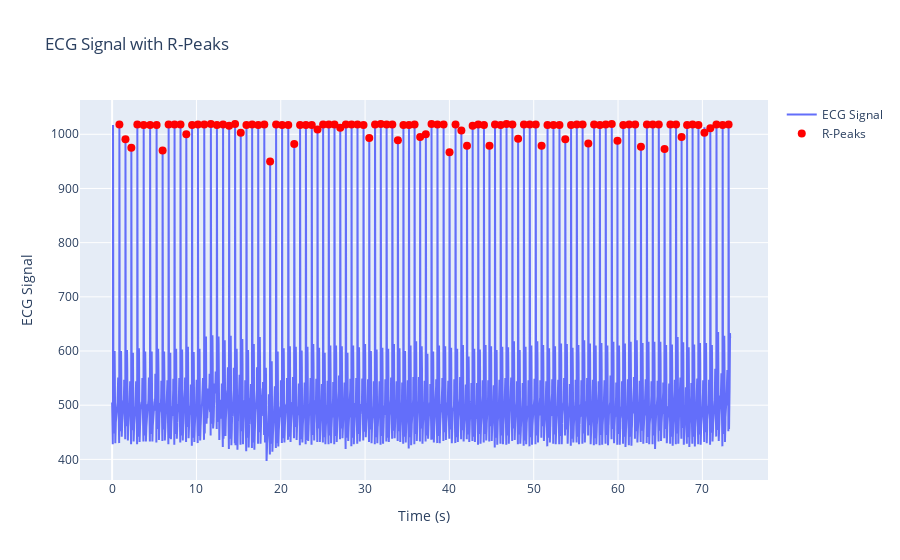
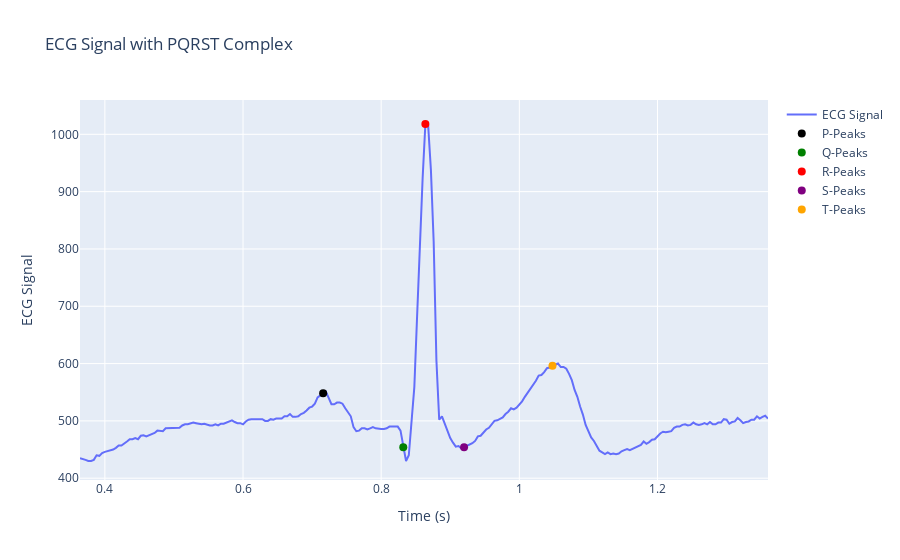

Source (notebook cell) for these figures, in order:
### Code cell
import pandas as pd
import neurokit2 as nk
import numpy as np
import plotly.graph_objects as go

csv_file = 'C:\\Users\\PAYAL\\Downloads\\data_2024-09-10_18-27-21.csv'  
data = pd.read_csv(csv_file)                  #READ CSV FILE

ecg_data = data['Channel1']
time = np.arange(len(ecg_data)) / 250      # Create a time array in seconds
ecg_signal = nk.ecg_clean(ecg_data, sampling_rate=250)        #Clean 
peaks = nk.ecg_findpeaks(ecg_signal, sampling_rate=250)       #find peaks
heart_rate = nk.ecg_rate(peaks, sampling_rate=250)            #heart rate
average_heart_rate = np.mean(heart_rate)                      #mean of heart rate
print(f'Average Heart Rate: {average_heart_rate:.2f} BPM')    #print heart rate

fig = go.Figure()
fig.add_trace(go.Scatter(x=time, y=ecg_data, mode='lines', name='ECG Signal'))

fig.add_trace(go.Scatter(x=time[r_peak_indices], y=ecg_data.iloc[r_peak_indices],
                         mode='markers', name='R-Peaks', marker=dict(color='red', size=8)))

fig.update_layout(title='ECG Signal with R-Peaks',
                  xaxis_title='Time (s)',
                  yaxis_title='ECG Signal')

fig.show()          #plot all R-Peaks

_, delineate = nk.ecg_delineate(ecg_signal, r_peak_indices, sampling_rate=250) # Identify PQRST complexes using nk.ecg_delineate

p_peaks = np.array(delineate['ECG_P_Peaks'])  # Extract P, Q, R, S, T peaks and convert to NumPy arrays
q_peaks = np.array(delineate['ECG_Q_Peaks'])
s_peaks = np.array(delineate['ECG_S_Peaks'])
t_peaks = np.array(delineate['ECG_T_Peaks'])

if len(r_peak_indices) > 0:           # Select a single PQRST complex by choosing the R-peak with the highest value
    highest_r_peak_idx = r_peak_indices[0] 

    # Define a window around the R-peak to capture the full PQRST complex
    window_size = int(0.5 * 250)  # Half a second before and after the R-peak 
    start_idx = max(0, highest_r_peak_idx - window_size)  
    end_idx = min(len(ecg_signal), highest_r_peak_idx + window_size) 

    # Extract the time and ECG data for the window
    window_time = time[start_idx:end_idx]
    window_ecg = ecg_data[start_idx:end_idx]
    fig = go.Figure()
    
    fig.add_trace(go.Scatter(x=window_time, y=window_ecg, mode='lines', name='ECG Signal'))

    def plot_peaks(peaks, peak_name, color):
        window_peaks = [peak for peak in peaks if start_idx <= peak < end_idx]
        if window_peaks:
            fig.add_trace(go.Scatter(x=time[window_peaks], y=ecg_data.iloc[window_peaks],
                                     mode='markers', name=peak_name, marker=dict(color=color, size=8)))

    plot_peaks(valid_p_peaks, 'P-Peaks', 'black')
    plot_peaks(valid_q_peaks, 'Q-Peaks', 'green')
    plot_peaks(r_peak_indices, 'R-Peaks', 'red')
    plot_peaks(valid_s_peaks, 'S-Peaks', 'purple')
    plot_peaks(valid_t_peaks, 'T-Peaks', 'orange')

    fig.update_layout(title='ECG Signal with PQRST Complex',
                      xaxis_title='Time (s)',
                      yaxis_title='ECG Signal')
    fig.show()  #PQRST 
else:
    print("No R-peaks found.")

### Figure 1 — Plotly figure (JSON) as saved in the notebook; plotly's stock layout.template omitted (floating-point values rounded to 4 significant figures; data arrays with more than 128 entries replaced by an {"elided": "..."} marker saying what was removed)
{"data": [{"mode": "lines", "name": "ECG Signal", "type": "scatter", "x": {"elided": "18325 float values"}, "y": {"elided": "18325 int values"}}, {"marker": {"color": "red", "size": 8}, "mode": "markers", "name": "R-Peaks", "type": "scatter", "x": [0.864, 1.584, 2.28, 2.992, 3.74, 4.508, 5.276, 5.988, 6.7, 7.404, 8.112, 8.8, 9.484, 10.18, 10.93, 11.71, 12.43, 13.16, 13.88, 14.58, 15.26, 15.93, 16.61, 17.33, 18.05, 18.74, 19.45, 20.16, 20.89, 21.6, 22.29, 22.98, 23.68, 24.36, 25.02, 25.7, 26.37, 27.06, 27.72, 28.4, 29.1, 29.81, 30.5, 31.18, 31.86, 32.55, 33.23, 33.89, 34.55, 35.2, 35.87, 36.53, 37.2, 37.88, 38.58, 39.31, 40.02, 40.73, 41.42, 42.09, 42.76, 43.42, 44.1, 44.75, 45.41, 46.08, 46.78, 47.47, 48.15, 48.84, 49.53, 50.24, 50.93, 51.64, 52.34, 53.05, 53.74, 54.43, 55.11, 55.8, 56.48, 57.16, 57.84, 58.54, 59.26, 59.93, 60.62, 61.31, 62.03, 62.72, 63.42, 64.12, 64.83, 65.52, 66.21, 66.88, 67.54, 68.19, 68.84, 69.53, 70.24, 70.94, 71.67, 72.4, 73.11], "y": [1018, 991, 975, 1018, 1017, 1017, 1017, 970, 1018, 1018, 1018, 1000, 1017, 1018, 1018, 1019, 1017, 1018, 1016, 1019, 1003, 1017, 1018, 1017, 1018, 950, 1018, 1017, 1017, 982, 1017, 1017, 1017, 1009, 1018, 1018, 1018, 1012, 1018, 1018, 1018, 1017, 993, 1018, 1019, 1018, 1018, 989, 1017, 1017, 1018, 995, 1000, 1019, 1018, 1018, 967, 1018, 1007, 979, 1016, 1018, 1017, 979, 1018, 1017, 1019, 1018, 992, 1018, 1018, 1018, 979, 1017, 1017, 1017, 991, 1017, 1018, 1018, 983, 1018, 1017, 1018, 1019, 988, 1017, 1018, 1018, 977, 1018, 1018, 1018, 973, 1018, 1018, 995, 1017, 1018, 1017, 1003, 1011, 1018, 1017, 1018]}], "layout": {"autosize": true, "title": {"text": "ECG Signal with R-Peaks"}, "xaxis": {"autorange": true, "range": [-3.664, 77.64], "title": {"text": "Time (s)"}, "type": "linear"}, "yaxis": {"autorange": true, "range": [361.3, 1074.0], "title": {"text": "ECG Signal"}, "type": "linear"}}}

### Figure 2 — Plotly figure (JSON) as saved in the notebook; plotly's stock layout.template omitted (floating-point values rounded to 4 significant figures; data arrays with more than 128 entries replaced by an {"elided": "..."} marker saying what was removed)
{"data": [{"mode": "lines", "name": "ECG Signal", "type": "scatter", "x": {"elided": "250 float values"}, "y": {"elided": "250 int values"}}, {"marker": {"color": "black", "size": 8}, "mode": "markers", "name": "P-Peaks", "type": "scatter", "x": [0.716], "y": [548]}, {"marker": {"color": "green", "size": 8}, "mode": "markers", "name": "Q-Peaks", "type": "scatter", "x": [0.832], "y": [454]}, {"marker": {"color": "red", "size": 8}, "mode": "markers", "name": "R-Peaks", "type": "scatter", "x": [0.864], "y": [1018]}, {"marker": {"color": "purple", "size": 8}, "mode": "markers", "name": "S-Peaks", "type": "scatter", "x": [0.92], "y": [454]}, {"marker": {"color": "orange", "size": 8}, "mode": "markers", "name": "T-Peaks", "type": "scatter", "x": [1.048], "y": [596]}], "layout": {"autosize": true, "title": {"text": "ECG Signal with PQRST Complex"}, "xaxis": {"autorange": true, "range": [0.364, 1.36], "title": {"text": "Time (s)"}, "type": "linear"}, "yaxis": {"autorange": true, "range": [396.3, 1070.0], "title": {"text": "ECG Signal"}, "type": "linear"}}}
